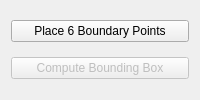
<ui version="4.0">
  <class>Form</class>
  <widget class="QWidget" name="Form">
    <layout class="QVBoxLayout" name="verticalLayout">
      <item>
        <widget class="QPushButton" name="placePointsButton">
          <property name="text">
            <string>Place 6 Boundary Points</string>
          </property>
        </widget>
      </item>
      <item>
        <widget class="QPushButton" name="computeButton">
          <property name="text">
            <string>Compute Bounding Box</string>
          </property>
          <property name="enabled">
            <bool>false</bool>
          </property>
        </widget>
      </item>
    </layout>
  </widget>
</ui>
